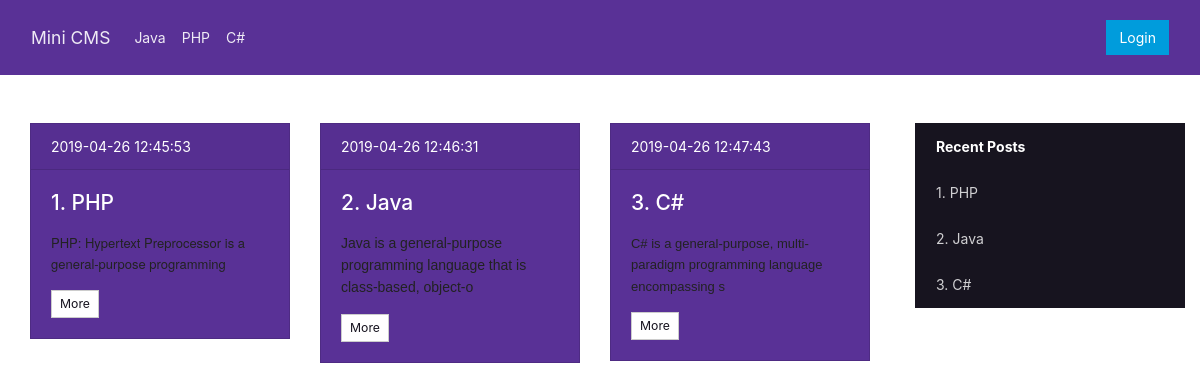
The page / on the database its author committed.
### tables this page shows
CREATE TABLE `categories` (
  `id` int(11) NOT NULL,
  `cat_name` varchar(50) NOT NULL
);

CREATE TABLE `posts` (
  `p_id` int(11) NOT NULL,
  `title` varchar(255) NOT NULL,
  `para` text NOT NULL,
  `cat` int(2) NOT NULL,
  `u_id` int(2) NOT NULL,
  `time` timestamp NOT NULL DEFAULT CURRENT_TIMESTAMP ON UPDATE CURRENT_TIMESTAMP
);

### index.php (the view, shortened to what this page needs)
<?php include 'includes/head.php'; ?>
<?php include 'includes/site-header.php'; ?>
<div class="container-fluid">
  <div class="row py-5">
    <div class="col-md-9">
    	<div class="container">
    		<div class="row">
    			<?php
				    $con = mysqli_connect('localhost','root','','cms_mini');
					$sql = "SELECT * FROM posts";
					$query = mysqli_query($con,$sql);
					$no = 0;
					while ($out = mysqli_fetch_assoc($query)) {
					$no++;
				?>
    			<div class="col-sm-12 col-md-6 col-lg-4">
    				<div class="card text-white bg-primary mb-3">
					  <div class="card-header"><?php echo $out['time']; ?></div>
					  <div class="card-body">
					    <h4 class="card-title"><?php echo $no.". ".$out['title']; ?></h4>
					    <p class="card-text"><?php echo substr($out['para'], 0, 200) ?></p>
					    <a href="single.php?post_id=<?php echo($out['p_id']) ?>" class="btn btn-secondary btn-sm">More</a>
					  </div>
					</div>
    			</div>
    			<?php } ?>
    		</div>
    	</div>
    </div>
    <div class="col-md-3">
    	<?php include 'includes/recent.php'; ?>
    </div>
    </div>
  </div>

### includes/head.php (shortened to what this page needs)
<?php $base = 'http://localhost/projects/cms'; ?>
<!DOCTYPE html>
<html>
<head>
	<link rel="stylesheet" href="<?php echo $base ?>/assets/css/bootwatch.min.css">
    <link rel="stylesheet" href="<?php echo $base ?>/assets/css/swiper.min.css">
	<link rel="stylesheet" href="<?php echo $base ?>/assets/css/style.css">

### includes/site-header.php (shortened to what this page needs)
</head>
<body>
<header class="container-fluid bg-primary" >
  <div class="row">
  	<div class="col-12">
  		<nav class="navbar navbar-expand-lg navbar-dark bg-primary">
		  <a class="navbar-brand" href="<?php echo $base; ?>">Mini CMS</a>
		  <div class="collapse navbar-collapse" id="navbarColor01">
		    <ul class="navbar-nav mr-auto">
		    <?php
			    $con = mysqli_connect('localhost','root','','cms_mini');
			    $sql = "SELECT * FROM categories";
			    $query = mysqli_query($con,$sql);
				while ($out = mysqli_fetch_assoc($query)) {
			?>
		      <li class="nav-item active">
		        <a class="nav-link" href="post.php?category_id=<?php echo($out['id']) ?>"><?php echo $out['cat_name']; ?><span class="sr-only">(current)</span></a>
		      </li>
		    <?php } ?>
		    </ul>
		    <form class="form-inline ">
		      <a href="admin/" class="btn btn-info" id="login" type="submit">Login</a>
		    </form>
		  </div>
		</nav>
  	</div>
  </div>
</header>

### includes/recent.php
<div class="list-group">
		  <a href="" class="list-group-item list-group-item-action active">
		   Recent Posts
		  </a>
		  <?php
		  	$con = mysqli_connect('localhost','root','','cms_mini');
			$sql = "SELECT * FROM posts";
			$query = mysqli_query($con,$sql);
		  	$no = 0;
		  	while ($out = mysqli_fetch_assoc($query)) {
			$no++;
		   ?>
		  		<a href="single.php?post_id=<?php echo($out['p_id']) ?>" class="list-group-item list-group-item-action"><?php echo $no.". ".$out['title']; ?></a>
		  <?php } ?>
		</div>

### rows shown on the page
categories: cat_name "Java"
categories: cat_name "PHP"
categories: cat_name "C#"
posts: time "2019-04-26 12:45:53", title "PHP", para "PHP: Hypertext Preprocessor is a general-purpose programming"
posts: time "2019-04-26 12:46:31", title "Java", para "Java is a general-purpose programming language that is class-based, object-o"
posts: time "2019-04-26 12:47:43", title "C#", para "C# is a general-purpose, multi-paradigm programming language encompassing s"
